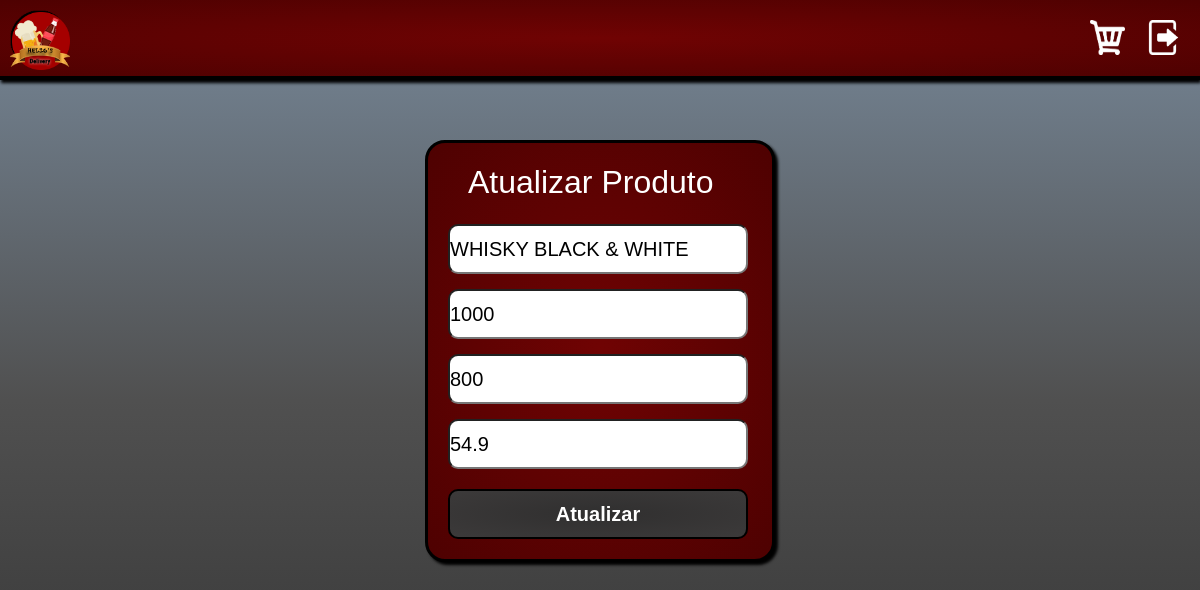
Before: /atualizar/20 (signed in) with the older database file.
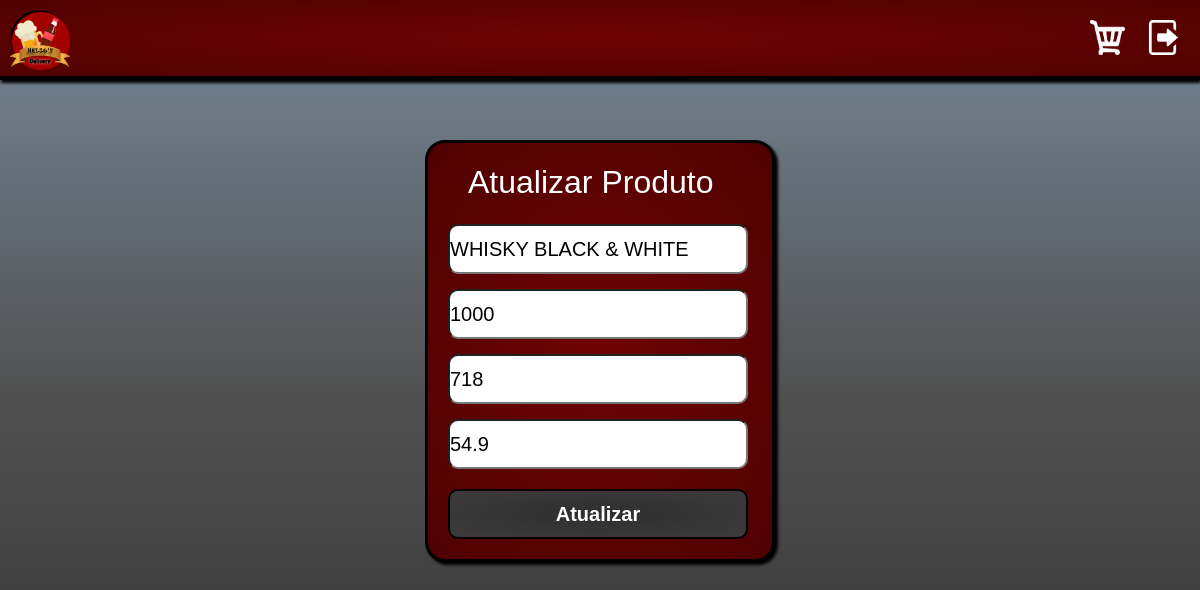
After: the same page with the newer database file.
### tables this page shows
CREATE TABLE produtos(id INTEGER NOT NULL PRIMARY KEY AUTOINCREMENT, Marca TEXT, Volume TEXT, Quantidade INTEGER, Preco REAL);

### App.py (the view, shortened to what this page needs)
@app.route("/atualizar/<id_produto>", methods=["GET", "POST"])
@login_required
def atualizar(id_produto):
   if request.method == "GET":
      idproduto = id_produto
      x = MostrarLinha(id_produto)
      marca = x[1]
      volume = x[2]
      quantidade = x[3]
      preco = x[4]
      return render_template("atualizar.html", marca=marca, preco=preco, volume=volume, quantidade=quantidade, id_produto = idproduto)

### auxiliares.py (called while the page is built)
def login_required(f):
    @wraps(f)
    def decorated_function(*args, **kwargs):
        if session.get("name") is None:
            return redirect(url_for('login', next=request.url))
        return f(*args, **kwargs)
    return decorated_function

### funcoesSQL.py (called while the page is built)
def MostrarLinha(id):
    con = sqlite3.connect("deposit.db")
    cur = con.cursor()
    linha = cur.execute("SELECT * FROM produtos WHERE id = ?", (id,)).fetchone()
    return linha

### templates/atualizar.html (shortened to what this page needs)
<!DOCTYPE html>
<html lang="pt-br">
<link href="https://cdn.jsdelivr.net/npm/bootstrap@5.2.2/dist/css/bootstrap.min.css" rel="stylesheet">
<link rel="stylesheet" href="{{ url_for('static', filename='CadasAtual.css') }}">
<body>
    <div class="principal">
        <header>
            <a href="/logout"><img src="{{ url_for('static', filename='sair.png') }}" class = "sair"></a>
            <a href="/carrinho"><img src="{{ url_for('static', filename='carrinho.png') }}" class = "carrinho"></a>
            <a href="/"><img src="{{ url_for('static', filename='logo.png') }}" class = "logo"></a>
        </header>
        <section id="blog">
            <div class="blogConteiner">
                <div class="blogBox">
                    <h3>Atualizar Produto</h3>
                    <form action="/atualizar/{{ id_produto }}" method="post">
                        <input value="{{ marca }}" autofocus class="Campo"  id="Marca" name="Marca" placeholder="Marca" type="text" required><br>
                        <input value="{{ volume }}" autofocus class="Campo" id="Volume" name="Volume" placeholder="Volume (ml)" type="text" required><br>
                        <input value="{{ quantidade }}" autofocus class="Campo" id="Quantidade" name="Quantidade" placeholder="Quantidade" type="text" required><br>
                        <input value="{{ preco }}" autofocus class="Campo" id="Preco" name="Preco" placeholder="Preco" type="text" required><br>
                        <button onclick="confirmar()" class="botao" type="submit">Atualizar</button>
                    </form>
                </div>
            </div>
       </section>
    </div>
</body>
</html>

Changed rows visible on the page:
changed produtos "WHISKY BLACK & WHITE": Quantidade "800" → "718"
